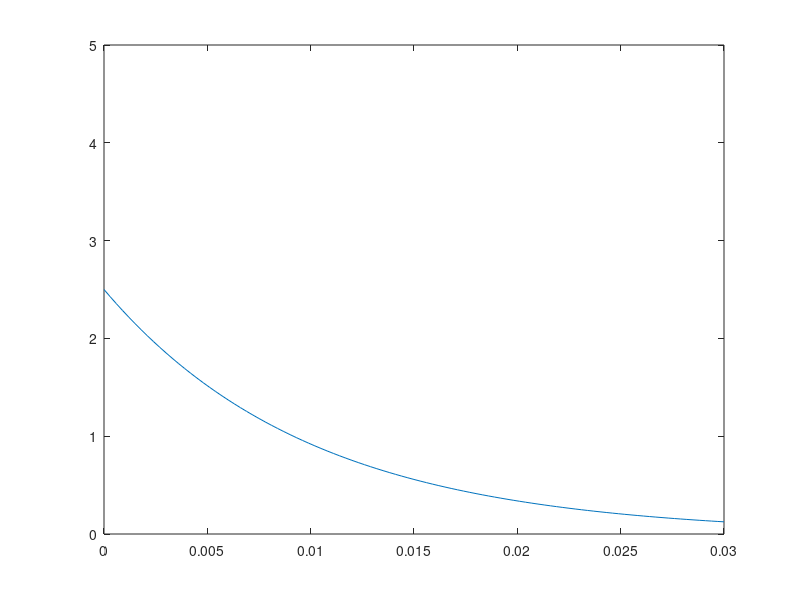

This chart was generated by the following MATLAB code:
for i=1:101
    input_x(i) = 0.0003*(i-1); 
    input_y(i) = 2.5*exp(-(input_x(i)/100)*10000);    
end
a7 = plot(input_x, input_y);
ylim([0, 5]);

